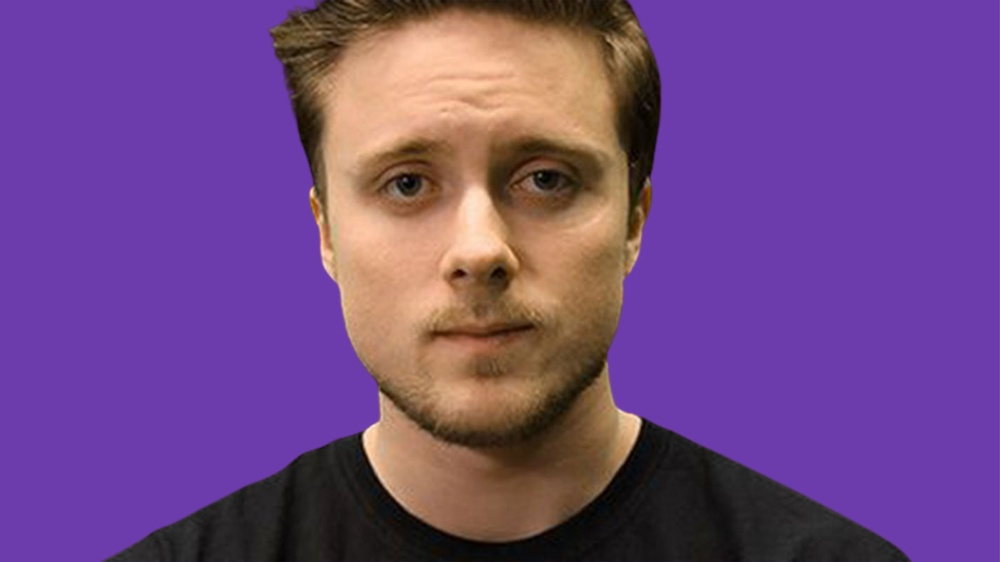
#> input picture input/example1.jpg, 1000 x 562 px, shrunk from 1600 x 900 before the run; its folder holds only this picture in this run
$ python grayscale.py
#> lines starting #> are read from the running program, lines starting #| are printed output that depends on the picture
import os
import cv2

def apply_grayscale_filter(input_dir, output_dir):
    # Create the output directory if it doesn't exist
#> called with input_dir = 'input', output_dir = 'output'
    if not os.path.exists(output_dir):
        os.makedirs(output_dir)

    # Iterate over the files in the input directory
    for filename in os.listdir(input_dir):
        # Check if the file is an image
        if filename.endswith(('.png', '.jpg', '.jpeg')):
            # Read the image
            image_path = os.path.join(input_dir, filename)
            image = cv2.imread(image_path)
#> image is the input picture: shape (562, 1000, 3); mean B, G, R 132.8, 72.1, 113.7

            # Convert the image to grayscale
            gray_image = cv2.cvtColor(image, cv2.COLOR_BGR2GRAY)
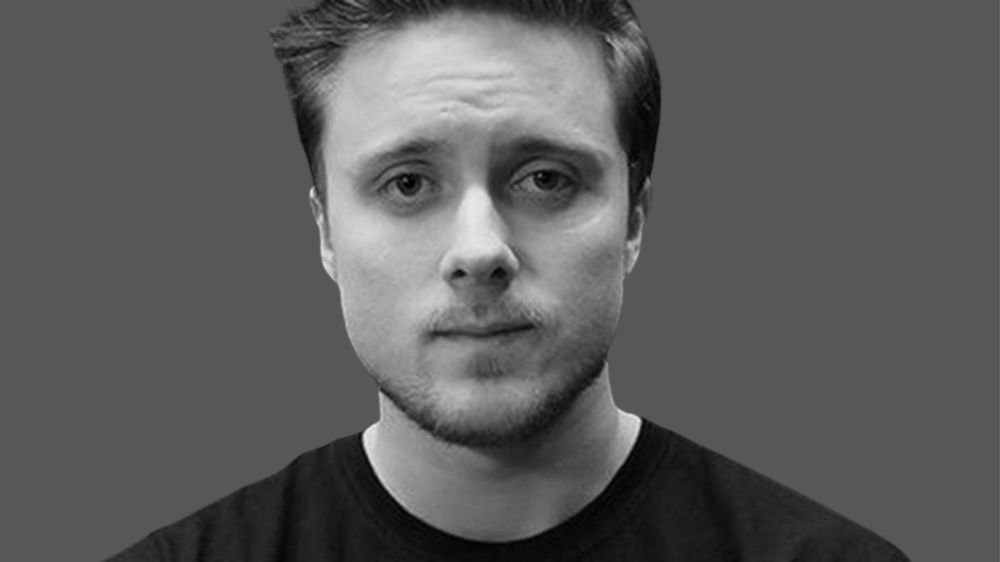
#> gray_image: shape (562, 1000); min 0, max 235, mean 91.4

            # Write the grayscale image to the output directory
            output_path = os.path.join(output_dir, filename)
            cv2.imwrite(output_path, gray_image)

            print(f"Processed image: {filename}")

# Get the script's directory
script_dir = os.path.dirname(os.path.abspath(__file__))

# Specify the input and output directories relative to the script's location
input_directory = os.path.join(script_dir, 'input')
output_directory = os.path.join(script_dir, 'output')

# Apply the grayscale filter to the images
apply_grayscale_filter(input_directory, output_directory)
